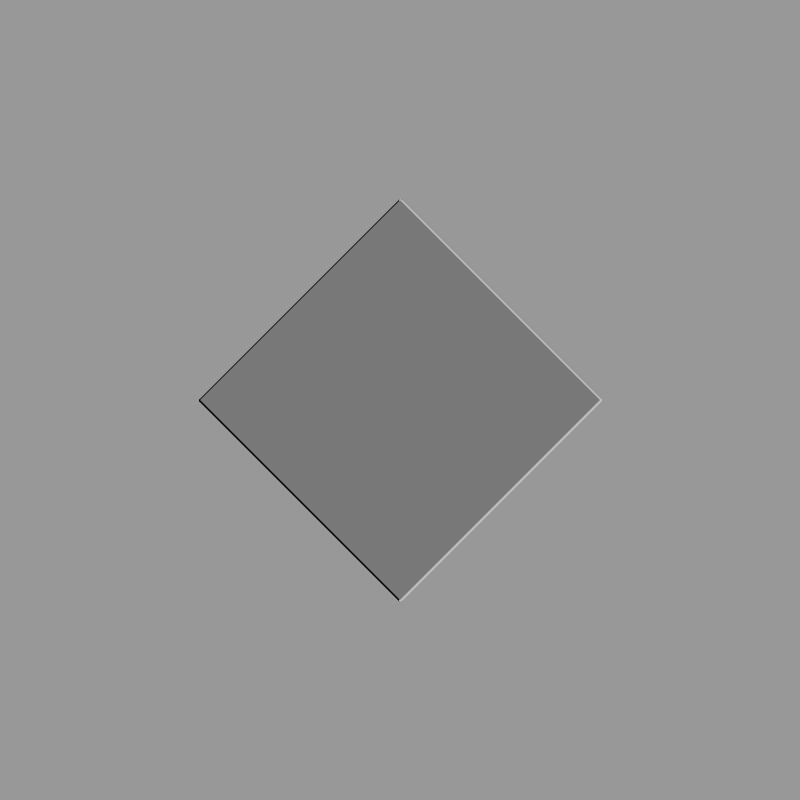
Frame 1 (no input)
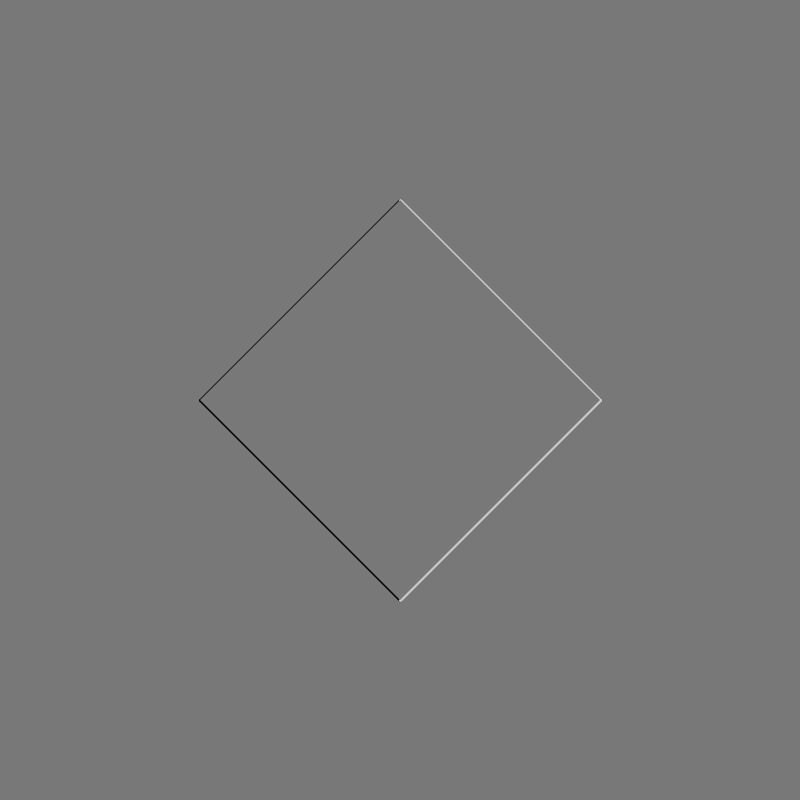
Frame 60 (the mouse pressed at the canvas centre just before this capture)
Frame 120 (the mouse held since frame 60 and released just before this capture): identical to frame 60, image omitted

The Processing sketch that drew these frames (run headless with seeded random() and noise(); from frame 60 on, the mouse is pressed at the canvas centre):

// Processing sketch: perpetualDiamond
// ── perpetualDiamond.pde
void setup() {
  size(800, 800);
  smooth(8);
  frameRate(30);
}


void draw() {
  float backgroundAngle= frameCount*24; //2hz = 720°/s =  24°/frame
  background(120+80*sin(radians(backgroundAngle)));
  translate(width/2, height/2);

  float phaseShiftUL=-90;
  float phaseShiftUR=+90;
  float phaseShiftLL=-90;
  float phaseShiftLR=+90;

  //edges
  strokeWeight(3.0);

  float edgeAngleUL= frameCount*24+phaseShiftUL;
  stroke(80+120*sin(radians(edgeAngleUL)));
  line(-200, 0, 0, -200);

  float edgeAngleUR= frameCount*24+phaseShiftUR;
  stroke(80+120*sin(radians(edgeAngleUR)));
  line(200, 0, 0, -200);

  float edgeAngleLL= frameCount*24+phaseShiftLL;
  stroke(80+120*sin(radians(edgeAngleLL)));
  line(-200,0,0, 200);

  float edgeAngleLR= frameCount*24+phaseShiftLR;
  stroke(80+120*sin(radians(edgeAngleLR)));
  line(200, 0, 0, 200);

  //diamond
  noStroke();
  fill(120);
  beginShape();
  vertex(-200, 0);
  vertex(0, -200);
  vertex(200, 0);
  vertex(0, 200);
  endShape();
}
